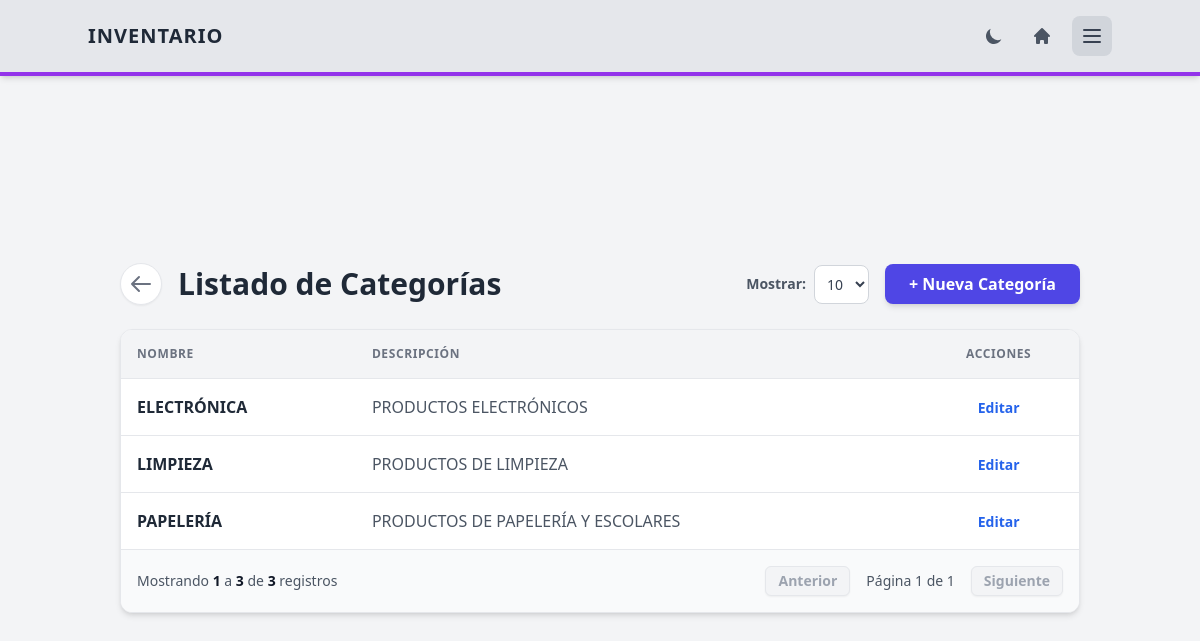
Before: /inventario/categorias/ (signed in) with the older database file.
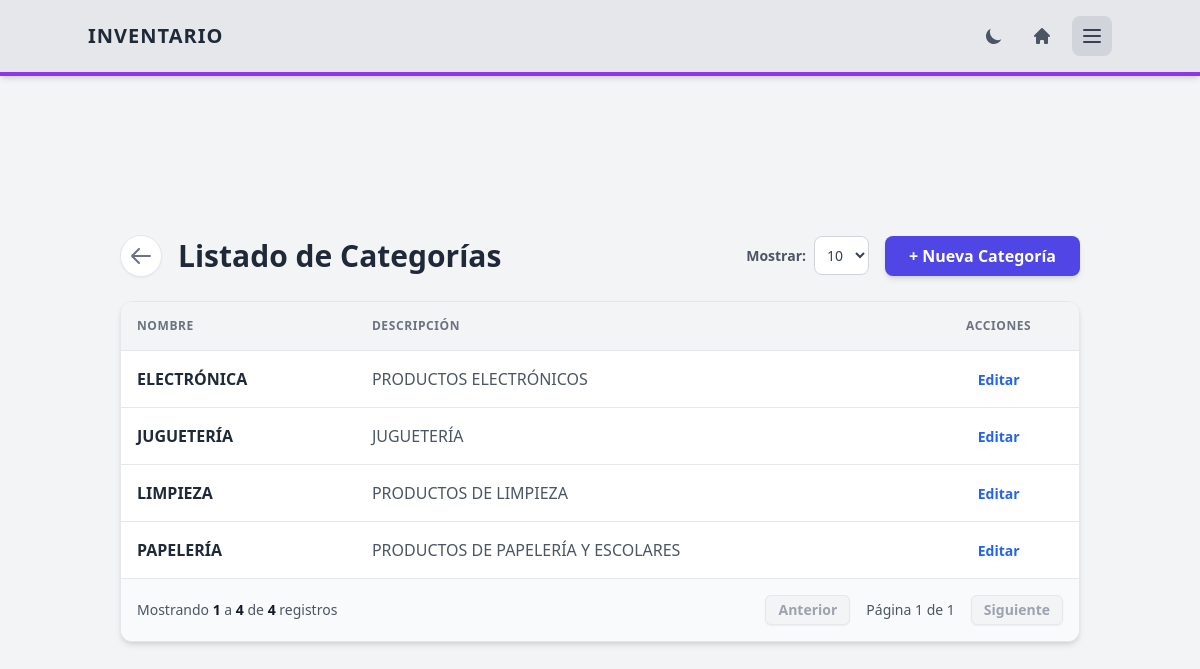
After: the same page with the newer database file.
### inventario/models.py (models this page shows, shortened)
class Categoria(models.Model):
    nombre = models.CharField(max_length=100, unique=True)
    descripcion = models.TextField(blank=True, null=True)

### inventario/views/categorias.py (the view)
# urls.py: path('categorias/', views.lista_categorias, name='lista_categorias'),
@login_required
@permission_required('configuraciones.acceder_inventario', login_url='portal_principal')
def lista_categorias(request):
    categorias_list = Categoria.objects.all().order_by('nombre')
    per_page = request.GET.get('per_page', 10)
    try:
        per_page = int(per_page)
    except ValueError:
        per_page = 10
    paginator = Paginator(categorias_list, per_page)
    page_number = request.GET.get('page')
    page_obj = paginator.get_page(page_number)
    return render(request, 'inventario/categorias/lista.html', {
        **get_config_context('Gestión de Categorías', 'border-purple-600'),
        'page_obj': page_obj,
        'per_page': per_page,
    })

### core/utils.py (called while the page is built)
def get_config_context(nav_title, accent_color, nav_items=None):
    if nav_items is None:
        nav_items = [
            {'label': 'Ventas', 'url': reverse('dashboard'), 'hover_color': 'text-yellow-600', 'hover_color_dark': 'text-yellow-500'},
            {'label': 'Inventario', 'url': reverse('inventario_dashboard'), 'hover_color': 'text-yellow-600', 'hover_color_dark': 'text-yellow-500'},
            {'label': 'Configuración', 'url': reverse('config_dashboard'), 'hover_color': 'text-yellow-600', 'hover_color_dark': 'text-yellow-500'},
        ]
    return {
        'nav_title': nav_title,
        'accent_color': accent_color,
        'nav_items': nav_items,
        'htmx_enabled': True
    }

### inventario/templates/inventario/categorias/lista.html (shortened to what this page needs)
{% extends "base/base.html" %}
{% block content %}
<div class="flex flex-col sm:flex-row justify-between items-center mb-6 gap-4">
    <div class="flex items-center gap-4 w-full sm:w-auto">
        <a href="{% url 'inventario_dashboard' %}" class="p-2 bg-white dark:bg-gray-800 rounded-full shadow-sm hover:bg-gray-100 dark:hover:bg-gray-700 transition border border-gray-200 dark:border-gray-700 text-gray-500" title="Regresar">
            <svg xmlns="http://www.w3.org/2000/svg" class="h-6 w-6" fill="none" viewBox="0 0 24 24" stroke="currentColor">
                <path stroke-linecap="round" stroke-linejoin="round" stroke-width="2" d="M10 19l-7-7m0 0l7-7m-7 7h18" />
            </svg>
        </a>
        <h2 class="text-2xl sm:text-3xl font-bold">Listado de Categorías</h2>
    </div>
    <div class="flex flex-col sm:flex-row items-center gap-4 w-full sm:w-auto">
        <form method="GET" class="flex items-center gap-2">
            <label class="text-sm font-bold text-gray-600 dark:text-gray-400">Mostrar:</label>
            <select name="per_page" onchange="this.form.submit()" class="bg-white dark:bg-gray-800 border border-gray-300 dark:border-gray-600 text-gray-700 dark:text-gray-200 text-sm rounded-lg focus:ring-indigo-500 focus:border-indigo-500 p-2">
                <option value="10" {% if per_page == 10 %}selected{% endif %}>10</option>
            </select>
        </form>
        <button hx-get="{% url 'nueva_categoria' %}" hx-target="#modal-content" class="w-full sm:w-auto text-center bg-indigo-600 hover:bg-indigo-700 text-white font-bold py-2 px-6 rounded-lg shadow-md transition-colors">
            + Nueva Categoría
        </button>
    </div>
</div>
<div class="bg-white dark:bg-gray-800 rounded-xl shadow-md overflow-hidden border border-gray-200 dark:border-gray-700">
    <div class="overflow-x-auto">
        <table class="w-full text-left border-collapse min-w-[600px]">
            <thead>
                <tr class="bg-gray-100 dark:bg-gray-700 text-gray-500 dark:text-gray-300 uppercase text-xs tracking-wider border-b dark:border-gray-600">
                    <th class="p-4">Nombre</th>
                    <th class="p-4">Descripción</th>
                    <th class="p-4 text-center">Acciones</th>
                </tr>
            </thead>
            <tbody class="divide-y divide-gray-200 dark:divide-gray-700">
                {% for c in page_obj %}
                <tr class="hover:bg-gray-50 dark:hover:bg-gray-700/50 transition-colors">
                    <td class="p-4 font-bold">{{ c.nombre }}</td>
                    <td class="p-4 text-gray-600 dark:text-gray-400">{{ c.descripcion|default:"Sin descripción" }}</td>
                    <td class="p-4 text-center">
                        <button hx-get="{% url 'editar_categoria' c.id %}" hx-target="#modal-content" class="text-blue-600 dark:text-blue-400 hover:underline font-bold text-sm">Editar</button>
                    </td>
                </tr>
                {% empty %}
                <tr><td colspan="3" class="p-8 text-center text-gray-400 dark:text-gray-500 italic">No hay categorías.</td></tr>
                {% endfor %}
            </tbody>
        </table>
    </div>
    {% include "base/pagination.html" %}
</div>
{% endblock %}

Changed rows visible on the page:
added Categoria: nombre "JUGUETERÍA", descripcion "JUGUETERÍA"
Other visible differences:
{{ page_obj.end_index|default:0 }}: "3" → "4"
{{ page_obj.paginator.count }}: "3" → "4"
